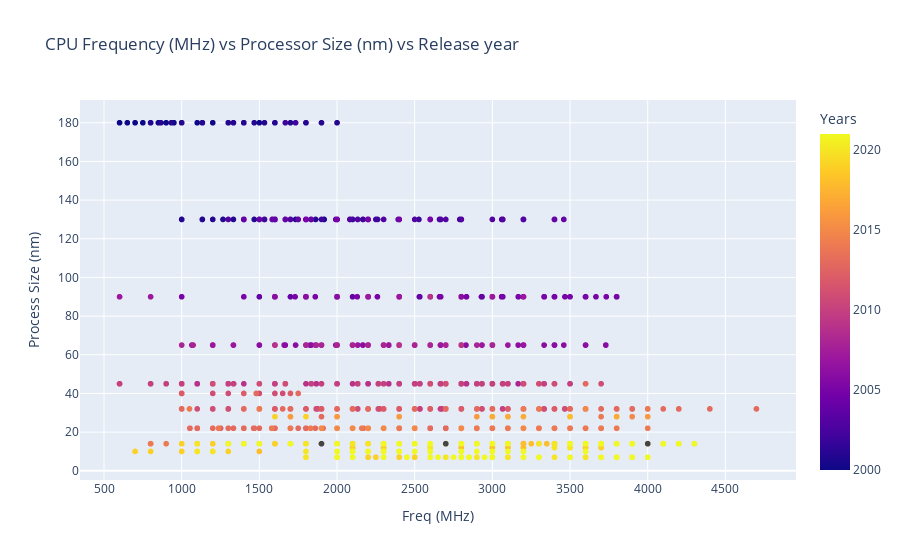

Notebook source saved alongside this figure:
### Markdown cell above
#### Frequencia x Processor Size x Release Year

### Code cell
fig = px.scatter(data_frame=df_cpu, x= "Freq (MHz)", y = "Process Size (nm)", color= df_cpu.index.year, title= "CPU Frequency (MHz) vs Processor Size (nm) vs Release year", labels={"color": "Years"},
                hover_name= "Product")
fig.show()

### Figure 1 — Plotly figure (JSON) as saved in the notebook; plotly's stock layout.template omitted (floating-point values rounded to 4 significant figures; data arrays with more than 128 entries replaced by an {"elided": "..."} marker saying what was removed)
{"data": [{"hovertemplate": "<b>%{hovertext}</b><br><br>Freq (MHz)=%{x}<br>Process Size (nm)=%{y}<br>Years=%{marker.color}<extra></extra>", "hovertext": {"elided": "2115 str values"}, "legendgroup": "", "marker": {"color": {"elided": "2115 int values"}, "coloraxis": "coloraxis", "symbol": "circle"}, "mode": "markers", "name": "", "showlegend": false, "type": "scattergl", "x": {"elided": "2115 int values"}, "xaxis": "x", "y": {"elided": "2115 int values"}, "yaxis": "y"}], "layout": {"coloraxis": {"colorbar": {"title": {"text": "Years"}}, "colorscale": [[0, "#0d0887"], [0.1111, "#46039f"], [0.2222, "#7201a8"], [0.3333, "#9c179e"], [0.4444, "#bd3786"], [0.5556, "#d8576b"], [0.6667, "#ed7953"], [0.7778, "#fb9f3a"], [0.8889, "#fdca26"], [1, "#f0f921"]]}, "legend": {"tracegroupgap": 0}, "title": {"text": "CPU Frequency (MHz) vs Processor Size (nm) vs Release year"}, "xaxis": {"anchor": "y", "domain": [0, 1], "title": {"text": "Freq (MHz)"}}, "yaxis": {"anchor": "x", "domain": [0, 1], "title": {"text": "Process Size (nm)"}}}}
